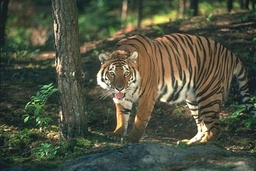
#> input picture TIA/Dataset/108005.jpg, 256 x 171 px, shrunk from 481 x 321 before the run; its folder holds only this picture in this run
$ jupyter execute --allow-errors project.ipynb   (shell and % lines are left out)   (older library calls are emulated)
#> lines starting #> are read from the running program, lines starting #| are printed output that depends on the picture
[cell 1]
import numpy as np
import skimage
import skimage.io
import math

import matplotlib.pyplot as plt

[cell 2]
import glob

path_images = glob.glob("./Dataset/*")
list_images = []
for img in path_images:
    im = skimage.io.imread(img)
#> im is the input picture: shape (171, 256, 3); mean R, G, B 79.1, 83.4, 65.1
    list_images.append(im)

len(list_images)
#> Out = 1

## TP1 - SuperPixel (SLIC)

[cell 3]
class Cluster:

    cluster_index = 1

    def __init__(self, l, a, b, x, y):
        self.l = l
        self.a = a
        self.b = b
        self.x = x
        self.y = y

        self.t = np.array([l, a, b, x, y]).T
        self.pixel = []
        self.lbp = None

        self.number = self.cluster_index
        Cluster.cluster_index += 1

    def update(self, l, a, b, x, y):
        self.l = l
        self.a = a
        self.b = b
        self.x = x
        self.y = y

        self.t = np.array([l, a, b, x, y]).T
        return self

    def add_lbp(self, lbp):
        self.lbp = lbp

[cell 4]
def init_cluster(image, S):
    cluster = []
    x = S // 2
    y = S // 2
    nb_col = 0
    while x < image.shape[0]:
        nb_lignes = 0
        while y < image.shape[1]:
            C_k = Cluster(image[x, y, 0], image[x, y, 1], image[x, y, 2], int(x), int(y))
            cluster.append(C_k)
            y += S // 2
            nb_lignes += 1
        #print(nb_lignes)
        x += S // 2
        y = S // 2
        nb_col += 1
    return (nb_col, cluster)

def gradient(image, x, y):
    x = int(x)
    y = int(y)
    if x + 1 >= image.shape[0]:
        x = image.shape[0] - 2
    if y + 1 >= image.shape[1]:
        y = image.shape[1] - 2

    gradient = image[x + 1][y + 1][0] - image[x][y][0] + \
               image[x + 1][y + 1][1] - image[x][y][1] + \
               image[x + 1][y + 1][2] - image[x][y][2]
    return gradient

def move_cluster(image, clusters):
    counter = 0
    for cluster in clusters:
        grad = gradient(image, cluster.x, cluster.y)
        for derx in range(-1, 2):
            for dery in range(-1, 2):
                x = (cluster.x) + derx
                y = (cluster.y) + dery
                #print(x, y)
                new_grad = gradient(image, x, y)
                if new_grad < grad:
                    cluster.update(image[x, y, 0], image[x, y, 1], image[x, y, 2], x, y)
                    grad = new_grad
        counter += 1


def assign(image, clusters, S, dis, res, m=40):
    counter = 0
    for C_k in clusters:
        for x in range((C_k.x) - 2 * S, (C_k.x) + 2 * S):
            if x < 0 or x >= image.shape[0]:
                continue
            for y in range((C_k.y) - 2 * S, (C_k.y) + 2 * S):
                if y < 0 or y >= image.shape[1]:
                    continue

                d_lab = math.sqrt((image[x,y,0] - C_k.l)**2 + (image[x,y,1] - C_k.a)**2 + (image[x,y,2] - C_k.b)**2)
                d_xy = math.sqrt((x - C_k.x)**2 + (y - C_k.y)**2)
                D = d_lab + (m / S) * d_xy

                if D < dis[x, y]:
                    if (x, y) not in res:
                        res[(x, y)] = C_k
                        C_k.pixel.append((x, y))
                    else:
                        res[(x, y)].pixel.remove((x, y))
                        res[(x, y)] = C_k
                        C_k.pixel.append((x, y))
                    dis[x , y] = D

        counter += 1
    return (res, dis)


def update_cluster(image, clusters):
    for C_k in clusters:
        sum_x = 0
        sum_y = 0
        number = 0
        for pix in C_k.pixel:
            sum_x += pix[0]
            sum_y += pix[1]
            number += 1
            x = int(sum_x / number)
            y = int(sum_y / number)

            C_k.update(image[x, y, 0], image[x, y, 1], image[x, y, 2], x, y)

def save_current_image(image, cluster):
    image_arr = np.copy(image)
    for C_k in cluster:
        for p in C_k.pixel:
            image_arr[p[0], p[1], 0] = C_k.l
            image_arr[p[0], p[1], 1] = C_k.a
            image_arr[p[0], p[1], 2] = C_k.b
    return image_arr

def super_pixel(image, K):
    print(image.shape)
    N = image.shape[0] * image.shape[1]
    S = int(math.sqrt(N / K))

    lab_image = skimage.color.rgb2lab(image)
    nb_col, cluster = init_cluster(lab_image, S)
    print("nb clusters: ", len(cluster))
    move_cluster(lab_image, cluster)
    res = {}
    dis = np.full((image.shape[0], image.shape[1]), np.inf)
    (res, dis) = assign(lab_image, cluster, S, dis, res)
    update_cluster(lab_image, cluster)

    out_image =  save_current_image(lab_image, cluster)
    return (cluster, nb_col, len(cluster) // nb_col, out_image)

[cell 5]
plt.imshow(list_images[0])

[cell 6]
clusters,x,y,final_image = super_pixel(list_images[0], 100)
#| (171, 256, 3)
#> in super_pixel, `lab_image = skimage.color.rgb2lab(image)`: lab_image: shape (171, 256, 3) float64; mean of channels 0, 1, 2 34.2, -5.1, 10.1
#> the loop in init_cluster, `while x < image.shape[0]:` made 17 passes
#| nb clusters:  425
#> after the loop in assign, `for C_k in clusters:`:
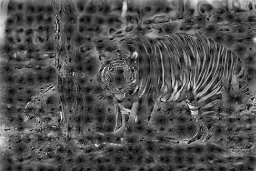
#> dis: shape (171, 256) float64; min 0, max 59.98, mean 18.9; drawn with min black and max white
#> after the loop in save_current_image, `for C_k in cluster:`: image_arr: shape (171, 256, 3) float64; mean of channels 0, 1, 2 35, -5.2, 10.1

plt.figure(figsize=(20, 12))

plt.imshow(skimage.color.lab2rgb(final_image))
plt.show()
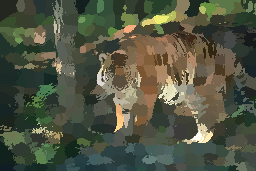
#> shown: shape (171, 256, 3) float64; mean R, G, B 0.317, 0.335, 0.262

## TP2 - Local Binary Pattern

[cell 7]
def lbp(image, neighboor=3):
    gray_image = skimage.color.rgb2gray(image)
    output = gray_image.copy()
    val = neighboor//2
    print(val)
    for i in range(val, gray_image.shape[0] - val):
        for j in range(val,  gray_image.shape[1] - val):
            im = gray_image[i-val:i+val+1, j-val:j+val+1]
            ref = im[val, val]
            im = im.flatten()
            im = np.delete(im, len(im) // 2)
            res = 0
            for k in range(len(im)):
                if im[k] >= ref:
                    res += 2**k

            output[i,j] = res / 255.
    return output

[cell 8]
out = lbp(list_images[0])
#> in lbp, `gray_image = skimage.color.rgb2gray(image)`:
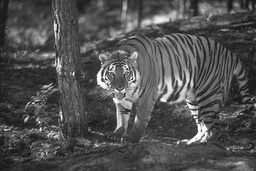
#> gray_image: shape (171, 256) float64; min 0.0687, max 0.999, mean 0.318
#> after the loop in lbp, `for i in range(val, gray_image.shape[0] - val):`:
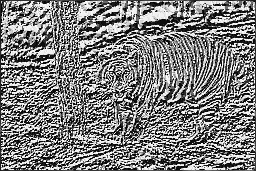
#> output: shape (171, 256) float64; min 0, max 1, mean 0.495

$ run again, on TIA/Dataset/253027.jpg
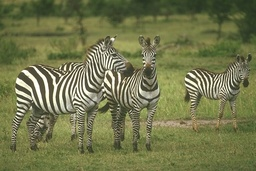
#> input picture TIA/Dataset/253027.jpg, 256 x 171 px, shrunk from 481 x 321 before the run
#> im is the input picture: shape (171, 256, 3); mean R, G, B 114.5, 118.4, 77
#> Out = 1
#| (171, 256, 3)
#> lab_image: shape (171, 256, 3) float64; mean of channels 0, 1, 2 48.2, -8.6, 22.4
#> the loop in init_cluster, `while x < image.shape[0]:` made 17 passes
#| nb clusters:  425
#> after the loop in assign, `for C_k in clusters:`:
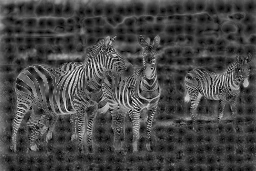
#> dis: shape (171, 256) float64; min 0, max 59.94, mean 16.4; drawn with min black and max white
#> after the loop in lbp, `for i in range(val, gray_image.shape[0] - val):`:
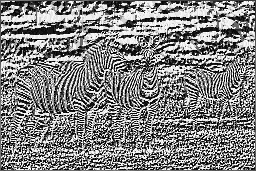
#> output: shape (171, 256) float64; min 0, max 1, mean 0.51
